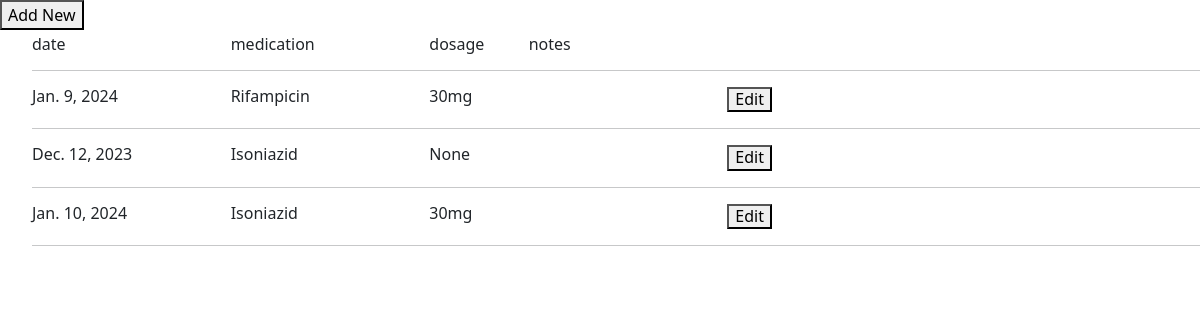
Screenshot of /client/medications/1/ with the database file from the repository.
### tb_app/models.py (models this page shows)
class Medications(TSIS2BaseModel):
    client = models.ForeignKey("client", blank=False, null=False, on_delete=models.PROTECT)
    date = models.DateField(blank=False, null=False)
    medication = models.CharField(choices=DRUG_NAME, blank=False, null=False, max_length=255)
    dosage = models.CharField(blank=True, null=True,   max_length=255)
    notes = models.TextField(blank=True, null=True)

### tb_app/views.py (the view)
# urls.py: path('medications/<int:client_id>/', medications_list, name='medications_list'),
def medications_list(request, client_id):
    client = get_object_or_404(Client, pk=client_id)
    medications = Medications.objects.filter(client_id=client_id)
    return render(request, 'medications_list.html', {'medications': medications, 'client_id': client_id})

### tb_app/base_model.py (called while the page is built)
    def get_queryset(self):
        if self.include_deleted:
            return TSIS2BaseQuerySet(self.model)
        return TSIS2BaseQuerySet(self.model).filter(deleted_at=None)

### tb_app/templates/medications_list.html (shortened to what this page needs)
{% load widget_tweaks %}
{% load bootstrap5 %}
{% bootstrap_css %}
{% load crispy_forms_tags %}
</head>
{% block content %}
<div class="col-md-4">  <button onclick="popup2({{ client.id }})">Add New</button>  </div>
<ul>
  <b><div class="row h6">
    <div class="col-md-2">  date  </div>
    <div class="col-md-2">    medication</div>
    <div class="col-md-1">  dosage </div>
    <div class="col-md-2">  notes </div>
    <div class="col-md-1">     	 </div>
  </div> </b>
<hr>
{% for m in medications %}
<div class="row h6">
    <div class="col-md-2">  {{ m.date }}</div>
    <div class="col-md-2">  {{ m.medication }}</div>
    <div class="col-md-1">  {{ m.dosage}}</div>
    <div class="col-md-2"> {{ m.notes }} </div>
     <div class="col-md-1"> <button onclick="popup({{ m.id }})">Edit</button>  </div>
  </div>
  <hr>
{% empty %}
<p style="font-size:12px; "> No data found - Click <b>'Add New'</b> to create new record </p>
{% endfor %}
</ul>
{% endblock %}

### tb_app/templates/medications_list.html (style rules this page uses)
.row { margin-bottom: 5px; margin-top: 5px; }

### rows the page displays
Medications: date "Jan. 9, 2024", medication "Rifampicin", dosage "30mg"
Medications: date "Dec. 12, 2023", medication "Isoniazid", dosage "None"
Medications: date "Jan. 10, 2024", medication "Isoniazid", dosage "30mg"
